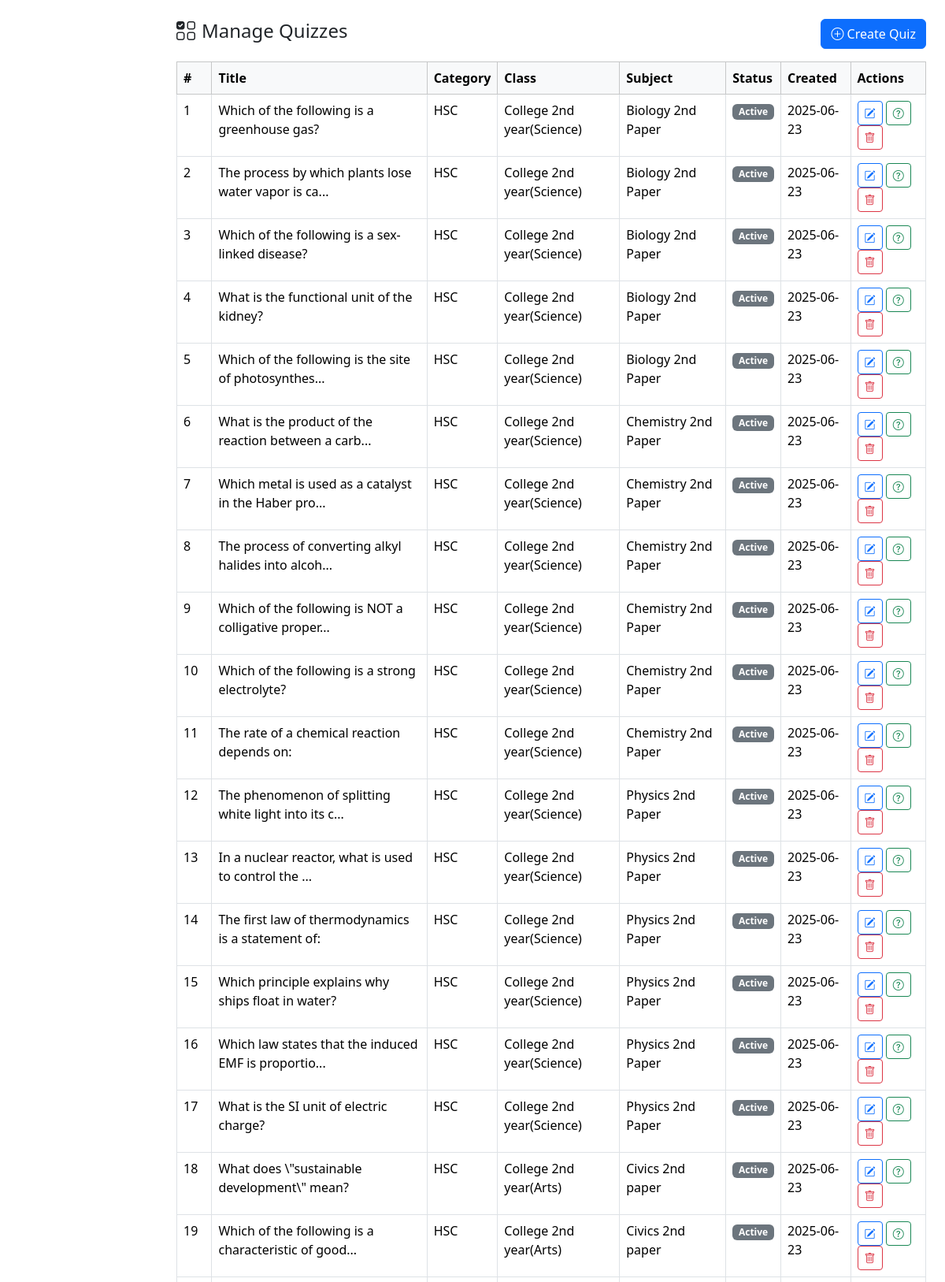
Page /DOC/DOC/combineproject/muntasir/manage_quizzes.php (upper part) on the committed database.
### tables this page shows
CREATE TABLE `quizzes` (
  `id` int(11) NOT NULL,
  `title` varchar(255) NOT NULL,
  `description` text DEFAULT NULL,
  `status` enum('active','inactive','pending') DEFAULT 'active',
  `category_id` int(11) DEFAULT NULL,
  `class_id` int(11) DEFAULT NULL,
  `subject_id` int(11) DEFAULT NULL,
  `event_id` int(11) DEFAULT NULL,
  `created_by` int(11) DEFAULT NULL,
  `created_at` timestamp NOT NULL DEFAULT current_timestamp(),
  `updated_at` timestamp NOT NULL DEFAULT current_timestamp() ON UPDATE current_timestamp()
);

CREATE TABLE `categories` (
  `id` int(11) NOT NULL,
  `name` varchar(100) NOT NULL,
  `slug` varchar(100) NOT NULL,
  `description` text DEFAULT NULL,
  `icon` varchar(100) DEFAULT NULL,
  `status` enum('active','inactive') DEFAULT 'active',
  `created_by` int(11) DEFAULT NULL,
  `created_at` timestamp NOT NULL DEFAULT current_timestamp(),
  `updated_at` timestamp NOT NULL DEFAULT current_timestamp() ON UPDATE current_timestamp()
);

CREATE TABLE `classes` (
  `id` int(11) NOT NULL,
  `category_id` int(11) NOT NULL,
  `name` varchar(100) NOT NULL,
  `slug` varchar(100) NOT NULL,
  `description` text DEFAULT NULL,
  `status` enum('active','inactive') DEFAULT 'active',
  `created_by` int(11) DEFAULT NULL,
  `created_at` timestamp NOT NULL DEFAULT current_timestamp(),
  `updated_at` timestamp NOT NULL DEFAULT current_timestamp() ON UPDATE current_timestamp()
);

CREATE TABLE `subjects` (
  `id` int(11) NOT NULL,
  `class_id` int(11) NOT NULL,
  `category_id` int(11) NOT NULL,
  `name` varchar(100) NOT NULL,
  `slug` varchar(100) NOT NULL,
  `description` text DEFAULT NULL,
  `status` enum('active','inactive') DEFAULT 'active',
  `created_by` int(11) DEFAULT NULL,
  `created_at` timestamp NOT NULL DEFAULT current_timestamp(),
  `updated_at` timestamp NOT NULL DEFAULT current_timestamp() ON UPDATE current_timestamp()
);

### DOC/DOC/combineproject/muntasir/manage_quizzes.php (the view, shortened to what this page needs)
<?php
$host = "localhost";
$user = "root";
$pass = "";
$dbname = "quizpallete";
$conn = new mysqli($host, $user, $pass, $dbname);
$quizzes = $conn->query("SELECT q.*, c.name as category, cl.name as class, s.name as subject FROM quizzes q
LEFT JOIN categories c ON q.category_id = c.id
LEFT JOIN classes cl ON q.class_id = cl.id
LEFT JOIN subjects s ON q.subject_id = s.id ORDER BY q.created_at DESC");
?>
<!DOCTYPE html>
<html lang="en">
<head>
  <link href="https://cdn.jsdelivr.net/npm/bootstrap@5.3.6/dist/css/bootstrap.min.css" rel="stylesheet">
  <link rel="stylesheet" href="https://cdn.jsdelivr.net/npm/bootstrap-icons@1.13.1/font/bootstrap-icons.min.css">
</head>
<body>
<div class="container-fluid">
  <div class="row">
    <div class="col-2">
    </div>
    <div class="col-10 p-4">
      <div class="d-flex justify-content-between align-items-center mb-3">
        <h4><i class="bi bi-ui-checks-grid me-2"></i>Manage Quizzes</h4>
        <a href="create_quiz.php" class="btn btn-primary"><i class="bi bi-plus-circle"></i> Create Quiz</a>
      </div>
      <table class="table table-bordered table-hover">
        <thead class="table-light">
          <tr>
            <th>#</th>
            <th>Title</th>
            <th>Category</th>
            <th>Class</th>
            <th>Subject</th>
            <th>Status</th>
            <th>Created</th>
            <th>Actions</th>
          </tr>
        </thead>
        <tbody>
        <?php $i = 1; while($row = $quizzes->fetch_assoc()): ?>
          <tr>
            <td><?= $i++ ?></td>
            <td><?= htmlspecialchars($row['title']) ?></td>
            <td><?= htmlspecialchars($row['category']) ?></td>
            <td><?= htmlspecialchars($row['class']) ?></td>
            <td><?= htmlspecialchars($row['subject']) ?></td>
            <td><span class="badge bg-<?= $row['status'] == 'approved' ? 'success' : ($row['status'] == 'pending' ? 'warning' : 'secondary') ?>"><?= ucfirst($row['status']) ?></span></td>
            <td><?= date('Y-m-d', strtotime($row['created_at'])) ?></td>
            <td>
              <a href="edit_quiz.php?id=<?= $row['id'] ?>" class="btn btn-sm btn-outline-primary"><i class="bi bi-pencil-square"></i></a>
              <a href="manage_questions.php?quiz_id=<?= $row['id'] ?>" class="btn btn-sm btn-outline-success"><i class="bi bi-question-circle"></i></a>
              <a href="delete_quiz.php?id=<?= $row['id'] ?>" onclick="return confirm('Are you sure?')" class="btn btn-sm btn-outline-danger"><i class="bi bi-trash"></i></a>
            </td>
          </tr>
        <?php endwhile; ?>
        </tbody>
      </table>
    </div>
  </div>
</div>
</body>
</html>

### rows in the picture
quizzes: title "Which of the following is a greenhouse gas?", category.name "HSC", class.name "College 2nd year(Science)", subject.name "Biology 2nd Paper", status "Active", created_at "2025-06-23"
quizzes: title "The process by which plants lose water vapor is ca...", category.name "HSC", class.name "College 2nd year(Science)", subject.name "Biology 2nd Paper", status "Active", created_at "2025-06-23"
quizzes: title "Which of the following is a sex-linked disease?", category.name "HSC", class.name "College 2nd year(Science)", subject.name "Biology 2nd Paper", status "Active", created_at "2025-06-23"
quizzes: title "What is the functional unit of the kidney?", category.name "HSC", class.name "College 2nd year(Science)", subject.name "Biology 2nd Paper", status "Active", created_at "2025-06-23"
quizzes: title "Which of the following is the site of photosynthes...", category.name "HSC", class.name "College 2nd year(Science)", subject.name "Biology 2nd Paper", status "Active", created_at "2025-06-23"
quizzes: title "What is the product of the reaction between a carb...", category.name "HSC", class.name "College 2nd year(Science)", subject.name "Chemistry 2nd Paper", status "Active", created_at "2025-06-23"
quizzes: title "Which metal is used as a catalyst in the Haber pro...", category.name "HSC", class.name "College 2nd year(Science)", subject.name "Chemistry 2nd Paper", status "Active", created_at "2025-06-23"
quizzes: title "The process of converting alkyl halides into alcoh...", category.name "HSC", class.name "College 2nd year(Science)", subject.name "Chemistry 2nd Paper", status "Active", created_at "2025-06-23"
quizzes: title "Which of the following is NOT a colligative proper...", category.name "HSC", class.name "College 2nd year(Science)", subject.name "Chemistry 2nd Paper", status "Active", created_at "2025-06-23"
quizzes: title "Which of the following is a strong electrolyte?", category.name "HSC", class.name "College 2nd year(Science)", subject.name "Chemistry 2nd Paper", status "Active", created_at "2025-06-23"
quizzes: title "The rate of a chemical reaction depends on:", category.name "HSC", class.name "College 2nd year(Science)", subject.name "Chemistry 2nd Paper", status "Active", created_at "2025-06-23"
quizzes: title "The phenomenon of splitting white light into its c...", category.name "HSC", class.name "College 2nd year(Science)", subject.name "Physics 2nd Paper", status "Active", created_at "2025-06-23"
quizzes: title "In a nuclear reactor, what is used to control the ...", category.name "HSC", class.name "College 2nd year(Science)", subject.name "Physics 2nd Paper", status "Active", created_at "2025-06-23"
quizzes: title "The first law of thermodynamics is a statement of:", category.name "HSC", class.name "College 2nd year(Science)", subject.name "Physics 2nd Paper", status "Active", created_at "2025-06-23"
quizzes: title "Which principle explains why ships float in water?", category.name "HSC", class.name "College 2nd year(Science)", subject.name "Physics 2nd Paper", status "Active", created_at "2025-06-23"
quizzes: title "Which law states that the induced EMF is proportio...", category.name "HSC", class.name "College 2nd year(Science)", subject.name "Physics 2nd Paper", status "Active", created_at "2025-06-23"
quizzes: title "What is the SI unit of electric charge?", category.name "HSC", class.name "College 2nd year(Science)", subject.name "Physics 2nd Paper", status "Active", created_at "2025-06-23"
quizzes: title "What does \\\"sustainable development\\\" mean?", category.name "HSC", class.name "College 2nd year(Arts)", subject.name "Civics 2nd paper", status "Active", created_at "2025-06-23"
quizzes: title "Which of the following is a characteristic of good...", category.name "HSC", class.name "College 2nd year(Arts)", subject.name "Civics 2nd paper", status "Active", created_at "2025-06-23"
